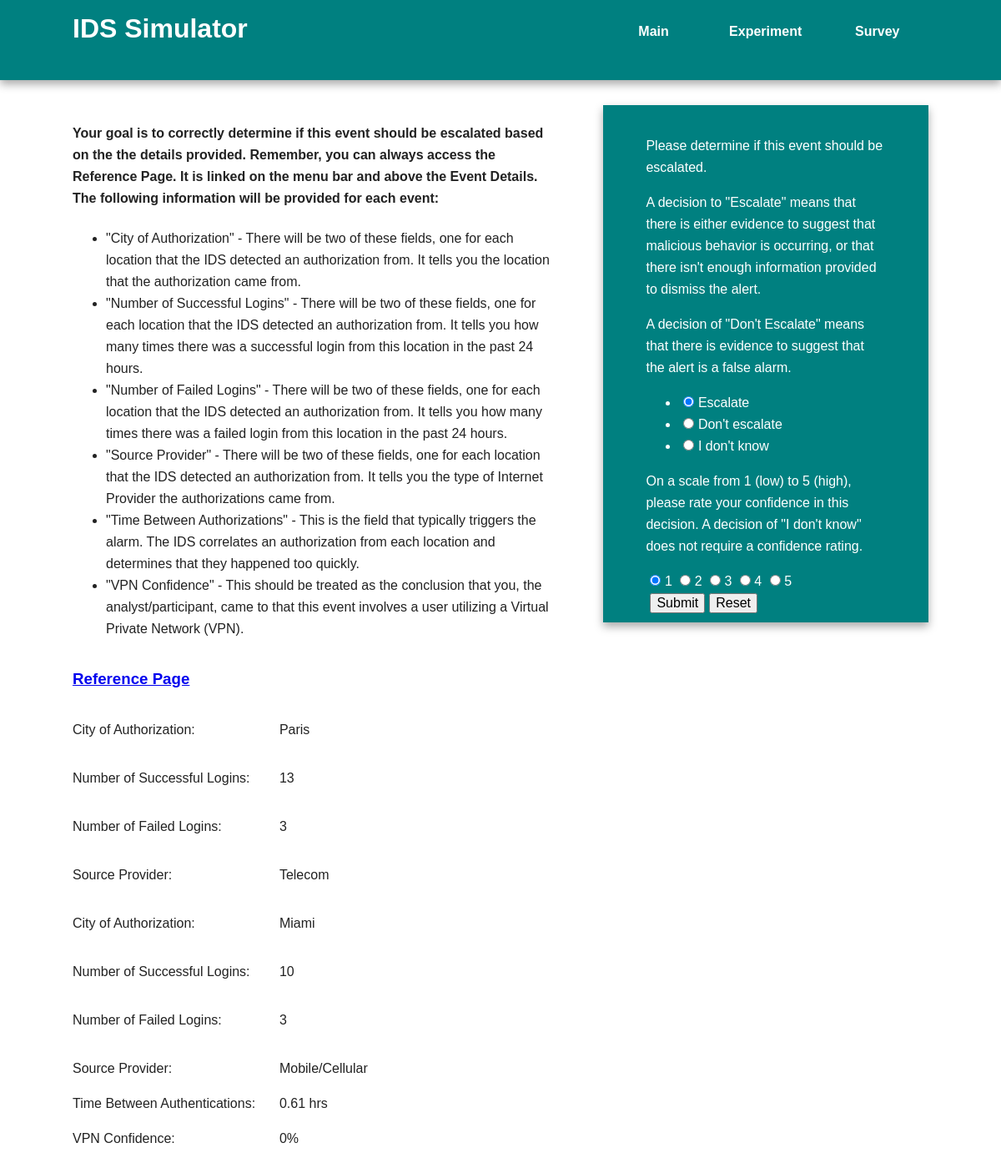
Screenshot of /trainingEventPage/3 (signed in) with the database file from the repository.
### models.py (models this page shows, shortened)
class TrainingEvent(db.Model):
    id = db.Column(db.Integer, primary_key=True)
    should_escalate = db.Column(db.String(25))
    country_of_authentication1 = db.Column(db.String(25))
    number_successful_logins1 = db.Column(db.Integer)
    number_failed_logins1 = db.Column(db.Integer)
    source_provider1 = db.Column(db.String(50))
    country_of_authentication2 = db.Column(db.String(25))
    number_successful_logins2 = db.Column(db.Integer)
    number_failed_logins2 = db.Column(db.Integer)
    source_provider2 = db.Column(db.String(50))
    time_between_authentications = db.Column(db.Float)
    vpn_confidence = db.Column(db.String(5))

class TrainingEventDecision(db.Model):
    id = db.Column(db.Integer, primary_key=True)
    user = db.Column(db.String(50))
    event_id = db.Column(db.Integer)
    escalate = db.Column(db.String(15))
    confidence = db.Column(db.String(1))
    time_event_decision = db.Column(db.DateTime)

### crywolf.py (the view, shortened to what this page needs)
@app.route('/trainingEventPage/<eventId>', methods = ["GET", "POST"])
@login_required
def trainingEventPage(eventId):
    event = models.TrainingEvent.query.get(eventId)
    form = eventDecisionForm()
    decision = models.TrainingEventDecision.query.filter_by(user = current_user.username, event_id = eventId).\
        order_by(models.TrainingEventDecision.time_event_decision.desc()).first()
    if request.method == 'GET' and decision is not None:
        form.escalate.data = decision.escalate
        form.confidence.data = decision.confidence
    return render_template('trainingEventPage.html', event = event, form=form)

### forms.py
class eventDecisionForm(FlaskForm):
    escalate = RadioField(
                    choices=[
                        ('Escalate','Escalate'),
                        ("Don't escalate","Don't escalate"),
                        ("I don't know","I don't know")
                    ],
                    validators=[InputRequired()]
                )
    confidence = RadioField(choices=[("1","1"),("2","2"),("3", "3"),("4","4"),("5","5")], validators=[OptionalConfidence()])

### crywolf.py (called while the page is built)
@login_manager.user_loader
def load_user(user_id):
    return models.User.query.get(user_id)

### templates/trainingEventPage.html (shortened to what this page needs)
{% extends "base.html" %}
{% block content %}
    <article>
        <h4>Your goal is to correctly determine if this event should be escalated based on the the details provided. Remember, you can always access the
                Reference Page. It is linked on the menu bar and above the Event Details. The following information will be provided for each event:</h4>
            <ul>
                <li>"City of Authorization" - There will be two of these fields, one for each location that the IDS detected an authorization from. It tells you
                        the location that the authorization came from.</li>
                <li>"Number of Successful Logins" - There will be two of these fields, one for each location that the IDS detected an authorization from. It tells
                        you how many times there was a successful login from this location in the past 24 hours.</li>
                <li>"Number of Failed Logins" - There will be two of these fields, one for each location that the IDS detected an authorization from. It tells
                        you how many times there was a failed login from this location in the past 24 hours.</li>
                <li>"Source Provider" - There will be two of these fields, one for each location that the IDS detected an authorization from. It tells you the type of
                        Internet Provider the authorizations came from.</li>
                <li>"Time Between Authorizations" - This is the field that typically triggers the alarm. The IDS correlates an authorization from each location
                        and determines that they happened too quickly.</li>
                <li>"VPN Confidence" - This should be treated as the conclusion that you, the analyst/participant, came to that this event involves a user utilizing
                        a Virtual Private Network (VPN).</li>
            </ul>
        <table>
            <tr><td><a href="{{ url_for('reference') }}" target="_blank"><h3>Reference Page</h3></a></td></tr>
            <tr><td>City of Authorization: </td> <td><pre>   </pre></td>   <td> {{event.country_of_authentication1}}</td></tr>
            <tr><td>Number of Successful Logins: </td>  <td><pre>   </pre></td>  <td> {{event.number_successful_logins1}}</td></tr>
            <tr><td>Number of Failed Logins: </td>  <td><pre>   </pre></td>  <td> {{event.number_failed_logins1}}</td></tr>
            <tr><td>Source Provider: </td> <td><pre>   </pre></td>   <td> {{event.source_provider1}}</td></tr>
            <tr><td>City of Authorization: </td>  <td><pre>   </pre></td>  <td> {{event.country_of_authentication2}}</td></tr>
            <tr><td>Number of Successful Logins: </td>   <td><pre>   </pre></td> <td> {{event.number_successful_logins2}}</td></tr>
            <tr><td>Number of Failed Logins: </td> <td><pre>   </pre></td>   <td> {{event.number_failed_logins2}}</td></tr>
            <tr><td>Source Provider: </td>  <td><pre>   </pre></td> <td> {{event.source_provider2}} </td></tr>
            <tr><td>Time Between Authentications: </td>  <td></td>  <td> {{event.time_between_authentications}} hrs</td></tr>
            <tr><td>VPN Confidence: </td> <td><pre>   </pre></td>  <td> {{event.vpn_confidence}} </td></tr>
        </table>
    </article>
    <aside>
        <p> Please determine if this event should be escalated.</p>
        <p>A decision to "Escalate" means that there is either evidence to suggest that malicious behavior is occurring, or that there isn't enough
            information provided to dismiss the alert.</p>
        <p>A decision of "Don't Escalate" means that there is evidence to suggest that the alert is a false alarm.</p>
        <form action = "" method = "POST" id = "event_decision">
            {{ form.escalate }}
            <p> On a scale from 1 (low) to 5 (high), please rate your confidence in this decision. A decision of "I don't know" does not require a
                    confidence rating.</p>
            {% for subfield in form.confidence %}
            <tr>
                <td>{{ subfield }}</td>
                <td>{{ subfield.label }}</td>
            </tr>
            {% endfor %}
            <br><input type="submit" value="Submit"><input type="reset" value="Reset">
        </form>
    </aside>
{% endblock %}

### static/css/main.css (style rules this page uses)
html { color: #222; font-size: 1em; line-height: 1.4; }
body { font: 16px/26px Helvetica, Helvetica Neue, Arial; }
.footer-container, .main aside { border-top: 20px solid teal; }
.header-container, .footer-container, .main aside { background: teal; }
.main aside { color: white; padding: 0px 5% 10px; }
@media only screen and (min-width: 768px) { .header-container, .main aside { -webkit-box-shadow: 0 5px 10px #aaa; -moz-box-shadow: 0 5px 10px #aaa; box-shadow: 0 5px 10px #aaa; } }
@media only screen and (min-width: 768px) { .main article { float: left; width: 57%; } }
@media only screen and (min-width: 768px) { .main aside { float: right; width: 28%; } }

### templates/trainingEventPage.html (style rules this page uses)
input { color: black; margin-left: 5px; }

### rows the page displays
TrainingEvent: country_of_authentication1 "Paris", number_successful_logins1 "13", number_failed_logins1 "3", source_provider1 "Telecom", country_of_authentication2 "Miami", number_successful_logins2 "10", number_failed_logins2 "3", source_provider2 "Mobile/Cellular", time_between_authentications "0.61", vpn_confidence "0%"
TrainingEventDecision: escalate "☑ Escalate ☐ Don't escalate ☐ I don't know"

### other values shown
{{ subfield.label }} "1" "2" "3" "4" "5"
